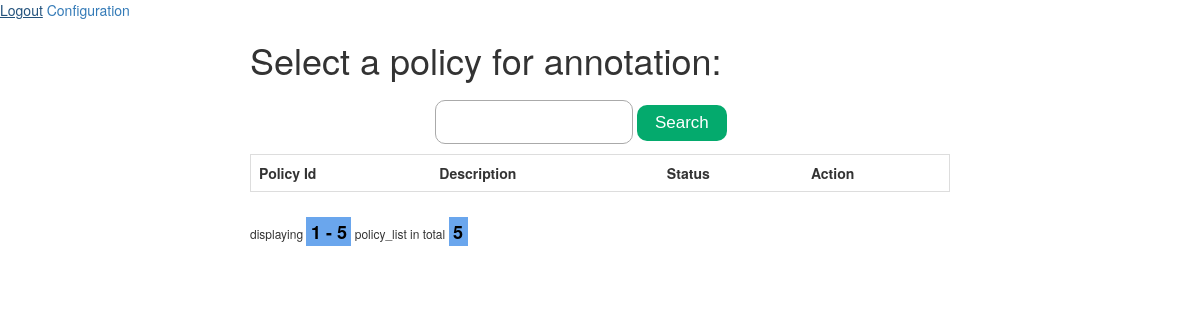
The page /policies/4/search (signed in) on the database as committed earlier.
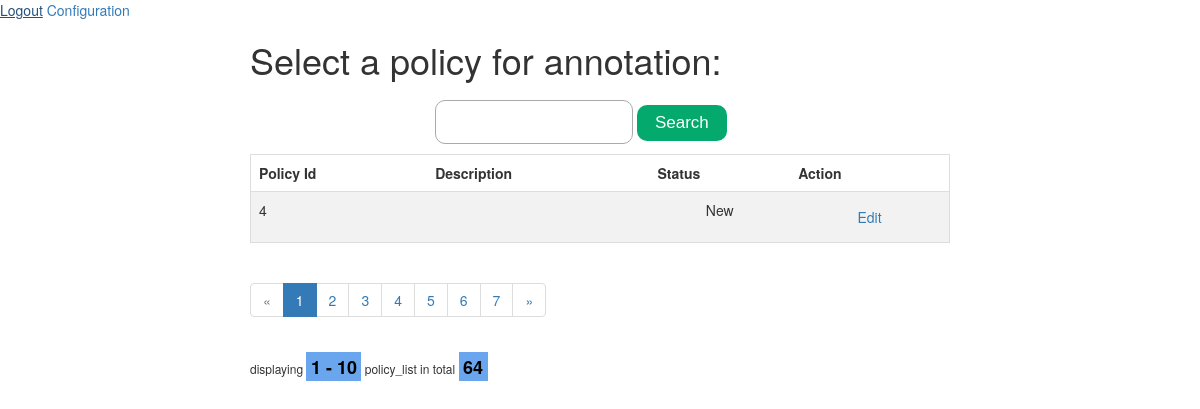
The same page on the database as committed later.
### module1/models.py (models this page shows)
class CoronaNet(db.Model):
    __tablename__ = 'corona_net'
    policy_id = db.Column(db.Integer, primary_key=True)
    entry_type = db.Column(db.Text, nullable=False)
    correct_type = db.Column(db.Text, nullable=False)
    update_type = db.Column(db.Text, nullable=False)
    update_level = db.Column(db.Text, nullable=False)
    description = db.Column(db.Text, nullable=False)
    date_announced = db.Column(db.Text, nullable=False)
    date_start = db.Column(db.Text, nullable=False)
    date_end = db.Column(db.Text, nullable=False)
    country = db.Column(db.Text, nullable=False)
    ISO_A3 = db.Column(db.Text, nullable=False)
    ISO_A2 = db.Column(db.Text, nullable=False)
    init_country_level = db.Column(db.Text, nullable=False)
    domestic_policy = db.Column(db.Text, nullable=False)
    province = db.Column(db.Text, nullable=False)
    ISO_L2 = db.Column(db.Text, nullable=False)
    city = db.Column(db.Text, nullable=False)
    type = db.Column(db.Text, nullable=False)
    type_sub_cat = db.Column(db.Text, nullable=False)
    type_text = db.Column(db.Text, nullable=False)
    institution_status = db.Column(db.Text, nullable=False)
    target_country = db.Column(db.Text, nullable=False)
    target_geog_level = db.Column(db.Text, nullable=False)
    target_region = db.Column(db.Text, nullable=False)
    target_province = db.Column(db.Text, nullable=False)
    target_city = db.Column(db.Text, nullable=False)
    target_other = db.Column(db.Text, nullable=False)
    target_who_what = db.Column(db.Text, nullable=False)
    target_direction = db.Column(db.Text, nullable=False)
    travel_mechanism = db.Column(db.Text, nullable=False)
    compliance = db.Column(db.Text, nullable=False)
    enforcer = db.Column(db.Text, nullable=False)
    dist_index_high_est = db.Column(db.Text, nullable=False)
    dist_index_med_est = db.Column(db.Text, nullable=False)
    dist_index_low_est = db.Column(db.Text, nullable=False)
    dist_index_country_rank = db.Column(db.Text, nullable=False)
    link = db.Column(db.Text, nullable=False)
    date_updated = db.Column(db.Text, nullable=False)
    recorded_date = db.Column(db.Text, nullable=False)
    original_text = db.Column(db.Text, nullable=False)
    status = db.Column(db.Integer, nullable=False)
    highlighted_text = []
    def get_status(self):
        if self.status == 1:
            return 'New'
        elif self.status == 2:
            return 'Doing'
        else:
            return 'Done'

### module1/policies.py (the view)
@bp_policies.route("/policies/<string:policy_id>/search", methods=['GET', 'POST'])
@login_required
def search(policy_id):
    policy_list = CoronaNet.query.filter_by(policy_id=policy_id)
    return seachBase(policy_list)

### module1/policies.py (called while the page is built)
def seachBase(policy_list):
    policies_count = CoronaNet.query.count()
    pagination = Pagination(page=1,
                            total=policies_count,
                            search=search,
                            record_name='policy_list',
                            css_framework='bootstrap3',
                            per_page=per_page)
    return render_template('policy_list.html', policy_list=policy_list, pagination=pagination)

### module1/templates/policy_list.html (shortened to what this page needs)
<!DOCTYPE html>
<html>
<head>
    <link rel="stylesheet" href="../../static/css/policylist.css">
    <link rel="stylesheet" href="https://maxcdn.bootstrapcdn.com/bootstrap/3.3.7/css/bootstrap.min.css">
</head>
<body>
    <a href="{{ url_for('auth.logout') }}">Logout</a>
    <a href="{{ url_for('configuration.show') }}">Configuration</a>
    <div class="policyListMain">
        <div>
            <h1>Select a policy for annotation:</h1>
            <div id="searchDiv">
                <input id="pidSearch"></input>
                <button id="btnSearch" onclick="search()">Search</button>
            </div>
            <table class="table table-hover" style="width: 700px;">
                <tbody>
                    <tr>
                        <th scope="col">Policy Id</th>
                        <th scope="col">Description</th>
                        <th scope="col">Status</th>
                        <th scope="col">Action</th>
                    </tr>
                {% for policy in policy_list %}
                    <tr>
                        <td>{{ policy.policy_id }}</td>
                        <td></td>
                        <td>{{ policy.get_status() }}</td>
                        <td>
                            <a
                                href="{{ url_for('summary.get_summary', policy_id=policy.policy_id) }}"
                                class="btn btn-outline-primary"
                                role="button"
                            >
                                Edit
                            </a>
                        </td>
                    </tr>
                {% endfor %}
                </tbody>
            </table>
            {{ pagination.links }}
            {{ pagination.info }}
        </div>
    </div>
</body>
</html>

Rows that differ between the two databases and show on the page:
added CoronaNet: policy_id "4", get_status "New"
Other text that changed with them:
{{ pagination.links }}: (not shown) → "« 1 2 3 4 5 6 7 »"
{{ pagination.info }}: "displaying 1 - 5 policy_list in total 5" → "displaying 1 - 10 policy_list in total 64"
